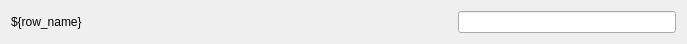
<?xml version="1.0" encoding="UTF-8"?>
<ui version="4.0">
 <class>Form</class>
 <widget class="QWidget" name="Form">
  <property name="geometry">
   <rect>
    <x>0</x>
    <y>0</y>
    <width>687</width>
    <height>40</height>
   </rect>
  </property>
  <property name="windowTitle">
   <string>Form</string>
  </property>
  <layout class="QHBoxLayout" name="horizontalLayout">
   <item>
    <widget class="QLabel" name="row_name">
     <property name="text">
      <string>${row_name}</string>
     </property>
    </widget>
   </item>
   <item>
    <widget class="PyDMLabel" name="readback">
     <property name="toolTip">
      <string/>
     </property>
     <property name="channel" stdset="0">
      <string>loc://${row_name}?type=float&amp;init=${row_value}</string>
     </property>
    </widget>
   </item>
   <item>
    <widget class="PyDMLineEdit" name="setpoint">
     <property name="sizePolicy">
      <sizepolicy hsizetype="Preferred" vsizetype="Fixed">
       <horstretch>0</horstretch>
       <verstretch>0</verstretch>
      </sizepolicy>
     </property>
     <property name="toolTip">
      <string/>
     </property>
     <property name="channel" stdset="0">
      <string>loc://${row_name}</string>
     </property>
    </widget>
   </item>
  </layout>
 </widget>
 <customwidgets>
  <customwidget>
   <class>PyDMLabel</class>
   <extends>QLabel</extends>
   <header>pydm.widgets.label</header>
  </customwidget>
  <customwidget>
   <class>PyDMLineEdit</class>
   <extends>QLineEdit</extends>
   <header>pydm.widgets.line_edit</header>
  </customwidget>
 </customwidgets>
 <resources/>
 <connections/>
</ui>
